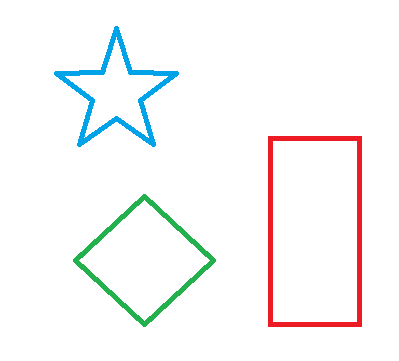
#> input picture learn_opencv/04_3.png, 399 x 361 px
$ python iy.py
#> lines starting #> are read from the running program, lines starting #| are printed output that depends on the picture; after the words box and inside, x2 and y2 are one past the last pixel; in counts of white or black regions, pixels touching at a corner belong together
import cv2
import matplotlib.pyplot as plt
import numpy as np


def show_img(name, img):
    cv2.imshow(name, img)
    cv2.waitKey(0)
    cv2.destroyAllWindows()


img = cv2.imread("04_3.png")
#> img is the input picture: shape (361, 399, 3); mean B, G, R 248.1, 248.2, 247.8
gray = cv2.cvtColor(img, cv2.COLOR_BGR2GRAY)  # 灰度图
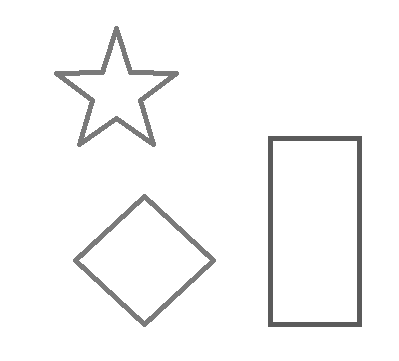
#> gray: shape (361, 399); min 91, max 255, mean 248.1
ret, thresh = cv2.threshold(gray, 127, 255, cv2.THRESH_BINARY)  # 二值图
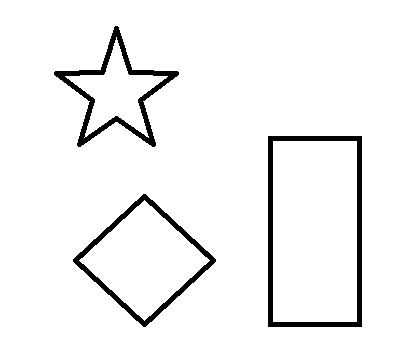
#> thresh: shape (361, 399); 95.2% white; 3 black regions
# show_img("thresh", thresh)

contours, hierarchy = cv2.findContours(thresh, cv2.RETR_TREE, cv2.CHAIN_APPROX_SIMPLE)
#> contours = 7 contours; box (x1, y1, x2, y2) and area: (0, 0, 399, 361) 143280, (267, 135, 363, 328) 18238, (273, 141, 357, 322) 14940, (72, 193, 217, 328) 9948, (79, 200, 210, 321) 7776, (53, 25, 180, 148) 6057, (65, 37, 168, 138) 3433
draw_img = img.copy()
# 绘制图像、轮廓、轮廓索引(内层+外层)、颜色模式(BGR)、线条厚度
res = cv2.drawContours(draw_img, contours, 1, (0, 0, 125), 2)


show_img("res", res)
